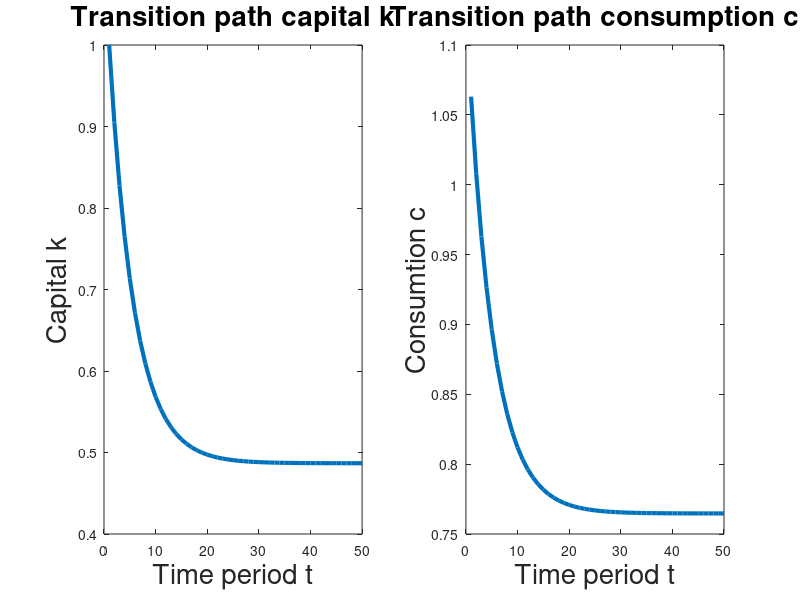
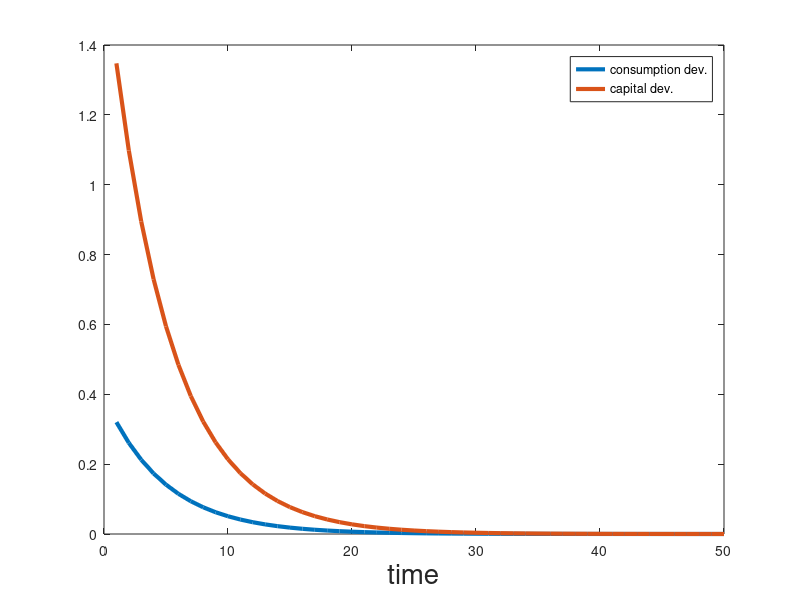
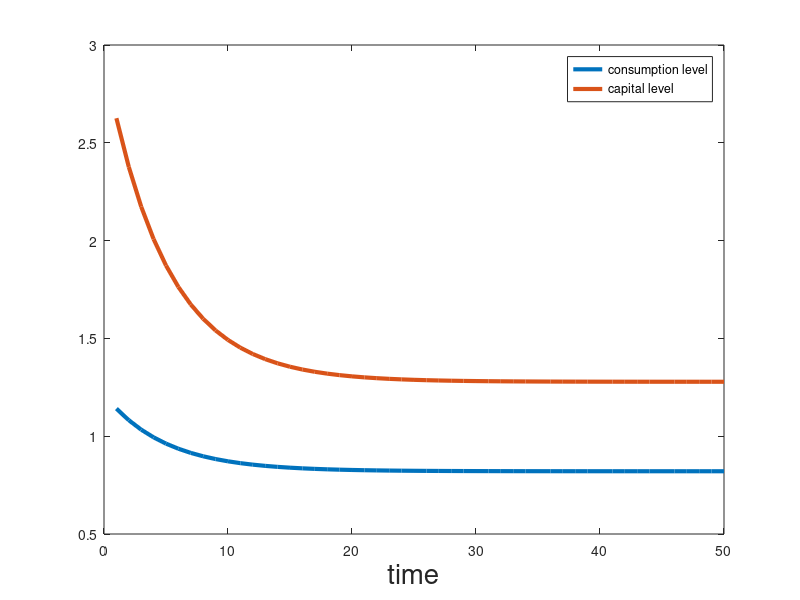

These charts were generated, in order, by the following MATLAB code:
% Problem Set 4, Question 3
%
% linearized solution of a Ramsey model with an unaticipated and 
% permanent shock to depreciation
% CRRA utility function
% u(c) = (c^(1 - \sigma) - 1)/(1 - \sigma),
% Cobb-Douglas production function
% ----------------------------------------------
clear all;   % some housekeeping

beta = 0.95; % discount factor
theta = 1.0/beta - 1.0; % discount rate
sigma = 2.0; % utility curvature
alpha = 0.3; % exponent on capital
Omega = 1; % productivity

delta_L = 0.1; % old depreciation rate
delta_H = 0.2; % new depreciation rate

T = 50; % number of time periods to simulate


% COMPUTING THE INITIAL STEADY STATE
% ===================================
Kss_R1 = ( (1-beta+delta_L*beta) / (alpha*beta*Omega) )^(1/(alpha-1));
Css_R1 = Omega*Kss_R1^alpha - delta_L*Kss_R1;

% COMPUTING THE NEW STEADY STATE AND ASSOCIATED DYNAMICS
% ======================================================

% computing the new steady state
% ==============================
Kss_R2 = ( (1-beta+delta_H*beta) / (alpha*beta*Omega) )^(1/(alpha-1));
Css_R2 = Omega*Kss_R2^alpha - delta_H*Kss_R2;

% computing the deviation on which the new policy rule will be applied
% ====================================================================
K_dev_R2 = Kss_R1 - Kss_R2;


% getting entries of the A matrix for regime 2,
% using steady state values and corresponding derivatives
% =======================================================
coeff1_R2 = -(1.0/sigma)*Css_R2*alpha*(alpha-1.0)*Omega*Kss_R2^(alpha - 2.0);

A_R2 = NaN*zeros(2,2);

A_R2(1,1) = 1.0 + beta*coeff1_R2;

A_R2(1,2) = -coeff1_R2;

A_R2(2,1) = -1.0;

A_R2(2,2) = 1.0/beta;

[V_R2,D_R2] = eig(A_R2); % returns eigenvectors collected in the columns of V,
                % and the corresponding eigenvalues on the diagonal of D

% finding out at which position the stable eigenvalue appears
for i_D = 1:2
    if abs(D_R2(i_D,i_D)) < 1.0
       stab_col_ind_R2 = i_D;
    end % of if      
end % of for loop running over the diagonal of the matrix D


% Simulating dynamics from the old to the new steady state
x_t(2,1) = K_dev_R2;
x_t(1,1) = (V_R2(1,stab_col_ind_R2)/V_R2(2,stab_col_ind_R2))*x_t(2,1);

for t = 2:T
    x_t(2,t) = A_R2(2,:)*x_t(:,t-1);
    x_t(1,t) = (V_R2(1,stab_col_ind_R2)/V_R2(2,stab_col_ind_R2))*x_t(2,t);
end

% Computing levels
c_sim = x_t(1,:) + Css_R2;
k_sim = x_t(2,:) + Kss_R2;


figure(21);
plot(1:T,x_t,'LineWidth',3);
xlabel('time','FontSize',20);
legend('consumption dev.','capital dev.');

figure(23);
plot(1:T,[c_sim;k_sim],'LineWidth',3);
xlabel('time','FontSize',20);
legend('consumption level','capital level');



figure(1);
subplot(1,2,1)
plot(k_sim/Kss_R1,'LineWidth',3)
xlabel('Time period t','FontSize',20);
ylabel('Capital k','FontSize',20);
title('Transition path capital k','FontSize',20);

subplot(1,2,2)
plot(c_sim/Css_R1,'LineWidth',3)
xlabel('Time period t','FontSize',20);
ylabel('Consumtion c','FontSize',20);
title('Transition path consumption c','FontSize',20);









